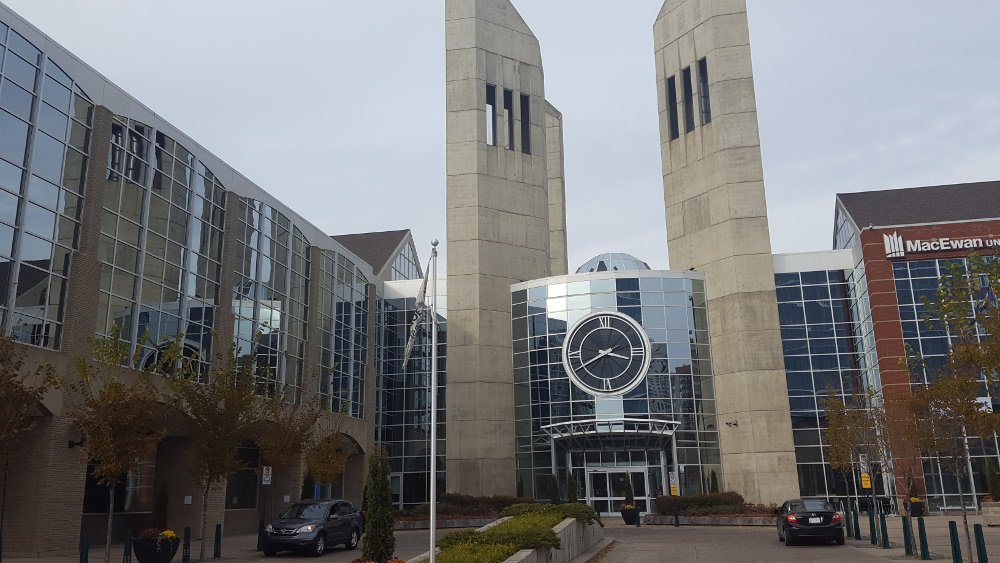
#> input picture A3/data_q2_panor/macew1.jpg, 1000 x 563 px
$ python q2Panorama.py   (Python 2 division)
#> lines starting #> are read from the running program, lines starting #| are printed output that depends on the picture
#Andre Driedger 1805536
#Prof: Dana Cobzas CMPT 399 Computer Vision

import numpy as np
import cv2

def detectAndDescribe(img, ftype='sift'):

    # intialize SIFT or ORB object, return keypoints and their descriptors
    if ftype == 'sift':
        sift = cv2.xfeatures2d.SIFT_create()
        return sift.detectAndCompute(img, None)
    if ftype == 'orb':
        orb = cv2.ORB_create()
        return orb.detectAndCompute(img, None)


def matchKeypoints(kp1, kp2, des1, des2, mtype, ftype='sift', ratio=0.75):

    # Find matches of features of both images
    # brute force matching
    if mtype == 0:
        bf = cv2.BFMatcher(cv2.NORM_L2, True)
        if ftype == 'orb':
            bf = cv2.BFMatcher(cv2.NORM_HAMMING, True)

        matches = bf.match(des1, des2)
        matches = sorted(matches, key = lambda x:x.distance)

        matches = matches[:int(len(matches)*ratio)]

    # ratio distance matching
    else:
        bf = cv2.BFMatcher(cv2.NORM_L2, False)
        if ftype == 'orb':
            bf = cv2.BFMatcher(cv2.NORM_HAMMING, False)

        matches = bf.knnMatch(des1, des2, k=2)
        good_match = []
        for m, n in matches:
            if m.distance < ratio*n.distance:
                good_match.append(m)

        matches = good_match

    # Reminder: Result of bf.match(des1,des2) is a list of DMatch objects.
    #   DMatch.distance - Distance between descriptors. The lower, the better it is.
    #   DMatch.trainIdx - Index of the descriptor (corresponds to the keypoint) in train descriptors
    #   DMatch.queryIdx - Index of the descriptor in query descriptors
    #   DMatch.imgIdx - Index of the train image.

    # Find a perspective transformation between two feature sets (planes)
    # (needs more than 4 matches to work)
    print "Matches found:", len(matches)
    if len(matches) > 4:
        # Extract location of matches in both images
        pts1 = np.zeros((len(matches), 2), dtype=np.float32)
        pts2 = np.zeros((len(matches), 2), dtype=np.float32)
        for y, m in enumerate(matches):
            pts1[y, :] = kp1[m.queryIdx].pt
            pts2[y, :] = kp2[m.trainIdx].pt

        H, _ = cv2.findHomography(pts1, pts2, 0)
        print "Homography: ", H

        return matches, H

    print "Error: Less than 5 matches were found"
    return 0, 0


def stitch(img1, img2):

    # Get keypoints and descriptors in each image
    kp1, des1 = detectAndDescribe(img1, 'orb')
    print "Keypoints found in first img:", len(kp1)
    kp2, des2 = detectAndDescribe(img2, 'orb')
    print "Keypoints found in second img:", len(kp2)
    # Get matches, homography from img2 -> img1
    matches, H = matchKeypoints(kp2, kp1, des2, des1, 1, 'orb', 0.75)
    # Visualize matches
    imgMatches = cv2.drawMatches(img2, kp2, img1, kp1, matches, None)
    #cv2.imshow('matches', imgMatches)

    # Dimensions of combined image adds widths but keeps max height
    out_x = img1.shape[1] + img2.shape[1]
    out_y = max(img1.shape[0], img2.shape[0])
    # Do perspective tranformation on second image
    img2warp = cv2.warpPerspective(img2, H, (out_x, out_y))
    cv2.imshow('warp', img2warp)
    # Init master image
    masterImg = np.zeros((out_y, out_x), np.uint8)
    # Apply first image from left->right
    masterImg[:img1.shape[0], :img1.shape[1]] = img1
    # Create mask to dull pixels that will be combined
    mask = np.ones(img2warp.shape, np.float32)
    mask[(img2warp>0)*(masterImg>0)] = 2.0 #**here**
    # Add images, apply mask
    masterImg = (img2warp.astype(np.float32) + masterImg.astype(np.float32))/mask
    #cv2.imshow('master', masterImg.astype(np.uint8))
    #REMINDER: Homography calculates translation of img2 relative to img1

    return masterImg.astype(np.uint8), imgMatches

img1 = cv2.imread('data_q2_panor/macew1.jpg', 0)
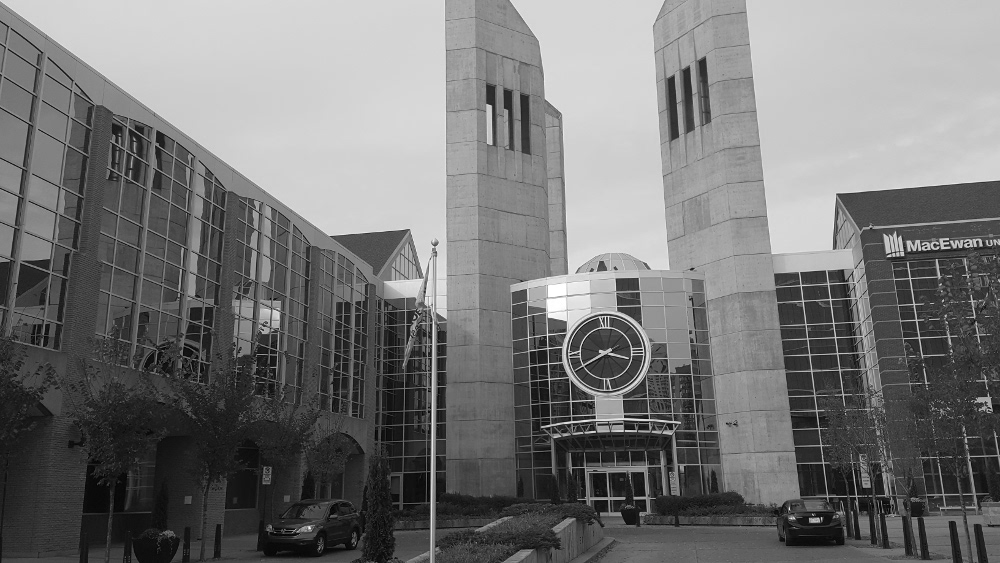
#> img1: shape (563, 1000); min 0, max 255, mean 117.8
img2 = cv2.imread('data_q2_panor/macew6.jpg', 0)
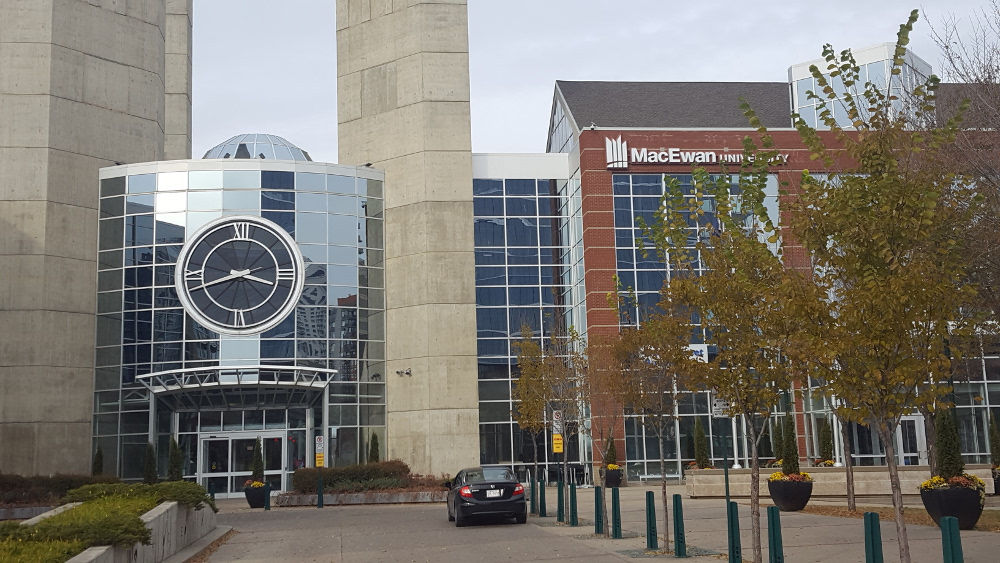
#> input picture A3/data_q2_panor/macew6.jpg, 1000 x 563 px
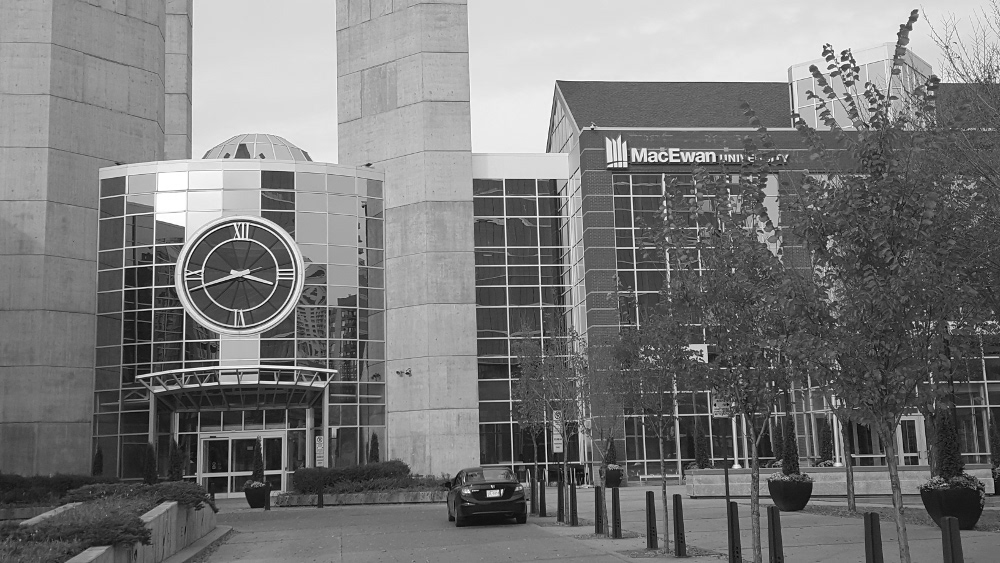
#> img2: shape (563, 1000); min 0, max 255, mean 120.6
# [4 lines of commented-out code are left out]
cv2.imshow('input1', img1)
cv2.imshow('input2', img2)
pano, matches = stitch(img1, img2)
#> in stitch, `kp1, des1 = detectAndDescribe(img1, 'orb')`: kp1 = 500 keypoints; strongest (x, y, size): (966, 245, 31), (603, 319, 31), (934, 245, 31), (946, 243, 31)
#| Keypoints found in first img: 500
#> in stitch, `kp2, des2 = detectAndDescribe(img2, 'orb')`: kp2 = 500 keypoints; strongest (x, y, size): (245, 225, 31), (187, 276, 31), (240, 225, 31), (699, 158, 31)
#| Keypoints found in second img: 500
#> in matchKeypoints, `matches = bf.knnMatch(des1, des2, k=2)`: matches = 500 matches
#> after the loop in matchKeypoints, `for m, n in matches:`: good_match = 141 matches
#| Matches found: 141
#> in matchKeypoints, `pts1 = np.zeros((len(matches), 2), dtype=np.float32)`: pts1 = 141 pairs, first value 0 to 0, second value 0 to 0
#> the loop in matchKeypoints, `for y, m in enumerate(matches):` made 141 passes
#> after the loop in matchKeypoints, `for y, m in enumerate(matches):`: pts1 = 141 pairs, first value 118.2 to 686.9, second value 136.9 to 495.6; pts2 = 141 pairs, first value 522.5 to 954, second value 233.3 to 522
#> in matchKeypoints, `H, _ = cv2.findHomography(pts1, pts2, 0)`: H = [[0.502, -0.0521, 442.5], [-0.0991, 0.578, 181.6], [-0.000219, -0.000166, 1]]
#| Homography:  [[ 5.01696697e-01 -5.20773528e-02  4.42517989e+02]
#|  [-9.91048217e-02  5.78017352e-01  1.81597312e+02]
#|  [-2.19331984e-04 -1.66127941e-04  1.00000000e+00]]
#> in stitch, `matches, H = matchKeypoints(kp2, kp1, des2, des1, 1, 'orb', 0.75)`: matches = 141 matches
#> in stitch, `imgMatches = cv2.drawMatches(img2, kp2, img1, kp1, matches, None)`:
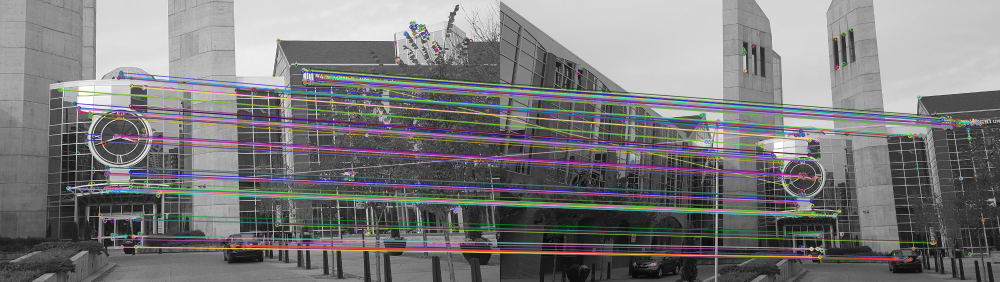
#> imgMatches: shape (563, 2000, 3) (shown at 1/2 size); mean of channels 0, 1, 2 122.8, 121.9, 122.7; drawn as B, G, R
#> in stitch, `img2warp = cv2.warpPerspective(img2, H, (out_x, out_y))`:
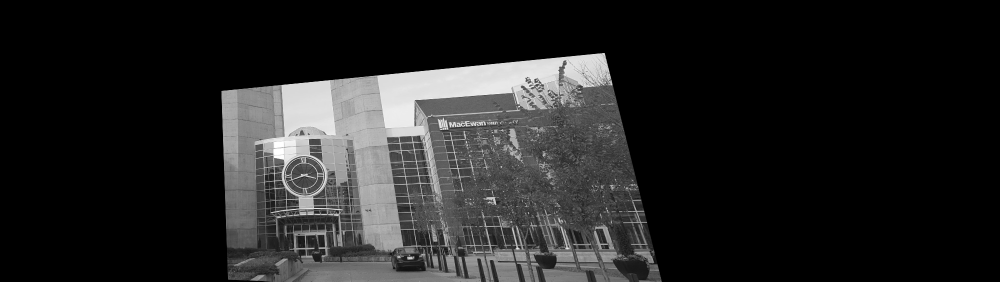
#> img2warp: shape (563, 2000) (shown at 1/2 size); min 0, max 255, mean 35.4
#> in stitch, `masterImg[:img1.shape[0], :img1.shape[1]] = img1`:
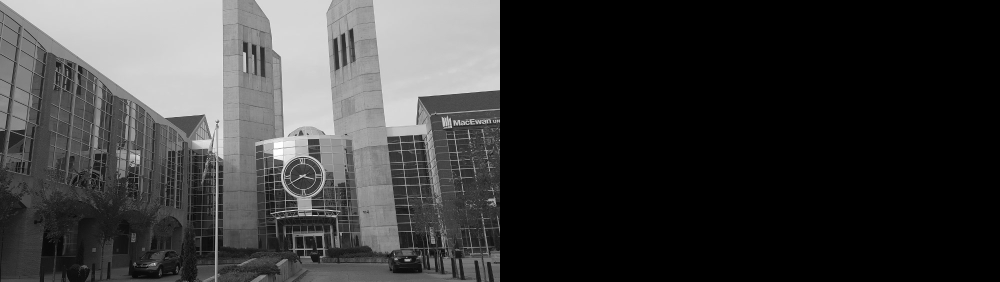
#> masterImg: shape (563, 2000) (shown at 1/2 size); min 0, max 255, mean 58.9
#> in stitch, `masterImg = (img2warp.astype(np.float32) + masterImg.astype(np.float32..`:
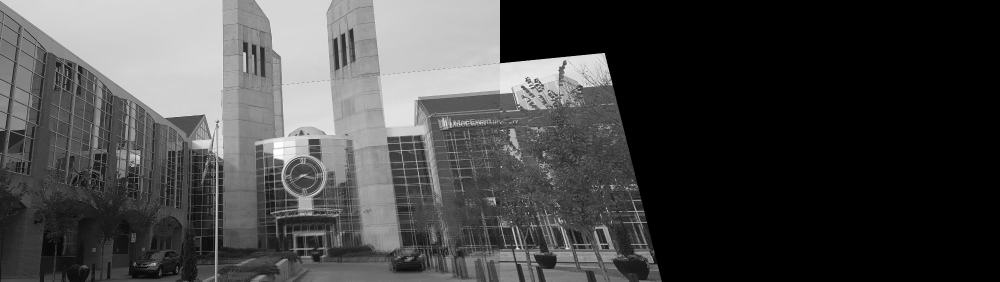
#> masterImg: shape (563, 2000) float32 (shown at 1/2 size); min 0, max 255, mean 71
cv2.imshow('matches', matches)
cv2.imshow('pano', pano)
cv2.waitKey()
